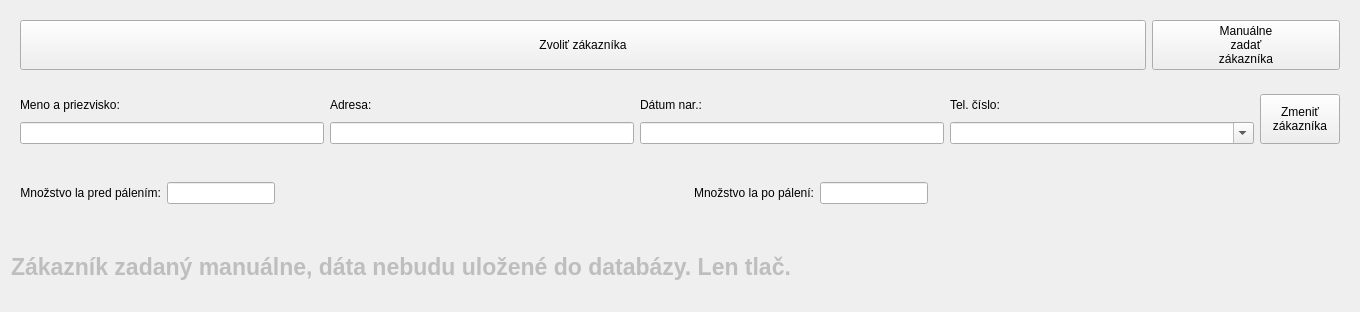
<?xml version="1.0" encoding="UTF-8"?>
<ui version="4.0">
 <class>CustomerHandler</class>
 <widget class="QWidget" name="CustomerHandler">
  <property name="geometry">
   <rect>
    <x>0</x>
    <y>0</y>
    <width>1360</width>
    <height>312</height>
   </rect>
  </property>
  <property name="sizePolicy">
   <sizepolicy hsizetype="Preferred" vsizetype="Preferred">
    <horstretch>0</horstretch>
    <verstretch>0</verstretch>
   </sizepolicy>
  </property>
  <property name="windowTitle">
   <string>Form</string>
  </property>
  <layout class="QVBoxLayout" name="verticalLayout">
   <item>
    <widget class="QWidget" name="select_buttons" native="true">
     <layout class="QHBoxLayout" name="horizontalLayout_2" stretch="6,1">
      <item>
       <widget class="QPushButton" name="button_customer_select">
        <property name="sizePolicy">
         <sizepolicy hsizetype="Preferred" vsizetype="Preferred">
          <horstretch>0</horstretch>
          <verstretch>0</verstretch>
         </sizepolicy>
        </property>
        <property name="text">
         <string>Zvoliť zákazníka</string>
        </property>
       </widget>
      </item>
      <item>
       <widget class="QPushButton" name="button_customer_manual">
        <property name="enabled">
         <bool>true</bool>
        </property>
        <property name="sizePolicy">
         <sizepolicy hsizetype="Preferred" vsizetype="Preferred">
          <horstretch>0</horstretch>
          <verstretch>0</verstretch>
         </sizepolicy>
        </property>
        <property name="text">
         <string>Manuálne 
zadať 
zákazníka</string>
        </property>
        <property name="checkable">
         <bool>false</bool>
        </property>
       </widget>
      </item>
     </layout>
    </widget>
   </item>
   <item>
    <widget class="QWidget" name="customerPreview" native="true">
     <layout class="QHBoxLayout" name="horizontalLayout">
      <item>
       <layout class="QVBoxLayout" name="vertical_name">
        <item>
         <widget class="QLabel" name="label_name">
          <property name="text">
           <string>Meno a priezvisko:</string>
          </property>
         </widget>
        </item>
        <item>
         <widget class="QLineEdit" name="le_name"/>
        </item>
       </layout>
      </item>
      <item>
       <layout class="QVBoxLayout" name="vertical_address">
        <item>
         <widget class="QLabel" name="label_address">
          <property name="text">
           <string>Adresa:</string>
          </property>
         </widget>
        </item>
        <item>
         <widget class="QLineEdit" name="le_address"/>
        </item>
       </layout>
      </item>
      <item>
       <layout class="QVBoxLayout" name="vertical_birthday">
        <item>
         <widget class="QLabel" name="label_birthday">
          <property name="text">
           <string>Dátum nar.:</string>
          </property>
         </widget>
        </item>
        <item>
         <widget class="QLineEdit" name="le_birthday"/>
        </item>
       </layout>
      </item>
      <item>
       <layout class="QVBoxLayout" name="vertical_phone_number">
        <item>
         <widget class="QLabel" name="label_phone_number">
          <property name="text">
           <string>Tel. číslo:</string>
          </property>
         </widget>
        </item>
        <item>
         <widget class="QComboBox" name="cb_phone_number">
          <property name="sizePolicy">
           <sizepolicy hsizetype="Expanding" vsizetype="Preferred">
            <horstretch>0</horstretch>
            <verstretch>0</verstretch>
           </sizepolicy>
          </property>
          <property name="editable">
           <bool>true</bool>
          </property>
          <property name="duplicatesEnabled">
           <bool>false</bool>
          </property>
         </widget>
        </item>
       </layout>
      </item>
      <item>
       <widget class="QPushButton" name="pushButton">
        <property name="sizePolicy">
         <sizepolicy hsizetype="Preferred" vsizetype="Preferred">
          <horstretch>0</horstretch>
          <verstretch>0</verstretch>
         </sizepolicy>
        </property>
        <property name="text">
         <string>Zmeniť
zákazníka</string>
        </property>
       </widget>
      </item>
     </layout>
    </widget>
   </item>
   <item>
    <widget class="QWidget" name="la_preview" native="true">
     <layout class="QHBoxLayout" name="horizontalLayout_3">
      <item>
       <widget class="QLabel" name="label_la_before">
        <property name="sizePolicy">
         <sizepolicy hsizetype="Preferred" vsizetype="Minimum">
          <horstretch>0</horstretch>
          <verstretch>0</verstretch>
         </sizepolicy>
        </property>
        <property name="text">
         <string>Množstvo la pred pálením:</string>
        </property>
        <property name="alignment">
         <set>Qt::AlignmentFlag::AlignRight|Qt::AlignmentFlag::AlignTrailing|Qt::AlignmentFlag::AlignVCenter</set>
        </property>
       </widget>
      </item>
      <item>
       <widget class="QLineEdit" name="le_la_before">
        <property name="sizePolicy">
         <sizepolicy hsizetype="Preferred" vsizetype="Fixed">
          <horstretch>0</horstretch>
          <verstretch>0</verstretch>
         </sizepolicy>
        </property>
        <property name="readOnly">
         <bool>true</bool>
        </property>
       </widget>
      </item>
      <item>
       <spacer name="horizontalSpacer">
        <property name="orientation">
         <enum>Qt::Orientation::Horizontal</enum>
        </property>
        <property name="sizeHint" stdset="0">
         <size>
          <width>40</width>
          <height>20</height>
         </size>
        </property>
       </spacer>
      </item>
      <item>
       <widget class="QLabel" name="label_la_after">
        <property name="sizePolicy">
         <sizepolicy hsizetype="Preferred" vsizetype="Preferred">
          <horstretch>0</horstretch>
          <verstretch>0</verstretch>
         </sizepolicy>
        </property>
        <property name="text">
         <string>Množstvo la po pálení:</string>
        </property>
        <property name="alignment">
         <set>Qt::AlignmentFlag::AlignRight|Qt::AlignmentFlag::AlignTrailing|Qt::AlignmentFlag::AlignVCenter</set>
        </property>
       </widget>
      </item>
      <item>
       <widget class="QLineEdit" name="le_la_after">
        <property name="sizePolicy">
         <sizepolicy hsizetype="Preferred" vsizetype="Fixed">
          <horstretch>0</horstretch>
          <verstretch>0</verstretch>
         </sizepolicy>
        </property>
        <property name="readOnly">
         <bool>true</bool>
        </property>
       </widget>
      </item>
      <item>
       <spacer name="horizontalSpacer_2">
        <property name="orientation">
         <enum>Qt::Orientation::Horizontal</enum>
        </property>
        <property name="sizeHint" stdset="0">
         <size>
          <width>40</width>
          <height>20</height>
         </size>
        </property>
       </spacer>
      </item>
     </layout>
    </widget>
   </item>
   <item>
    <widget class="QLabel" name="label_manual_customer">
     <property name="enabled">
      <bool>false</bool>
     </property>
     <property name="sizePolicy">
      <sizepolicy hsizetype="Preferred" vsizetype="Minimum">
       <horstretch>0</horstretch>
       <verstretch>0</verstretch>
      </sizepolicy>
     </property>
     <property name="font">
      <font>
       <pointsize>17</pointsize>
       <bold>true</bold>
      </font>
     </property>
     <property name="text">
      <string>Zákazník zadaný manuálne, dáta nebudu uložené do databázy. Len tlač.</string>
     </property>
    </widget>
   </item>
  </layout>
 </widget>
 <resources/>
 <connections>
  <connection>
   <sender>pushButton</sender>
   <signal>clicked()</signal>
   <receiver>CustomerHandler</receiver>
   <slot>change_customer()</slot>
   <hints>
    <hint type="sourcelabel">
     <x>601</x>
     <y>97</y>
    </hint>
    <hint type="destinationlabel">
     <x>633</x>
     <y>155</y>
    </hint>
   </hints>
  </connection>
  <connection>
   <sender>button_customer_select</sender>
   <signal>clicked()</signal>
   <receiver>CustomerHandler</receiver>
   <slot>select_customer()</slot>
   <hints>
    <hint type="sourcelabel">
     <x>508</x>
     <y>55</y>
    </hint>
    <hint type="destinationlabel">
     <x>468</x>
     <y>212</y>
    </hint>
   </hints>
  </connection>
  <connection>
   <sender>button_customer_manual</sender>
   <signal>clicked()</signal>
   <receiver>CustomerHandler</receiver>
   <slot>manual_customer()</slot>
   <hints>
    <hint type="sourcelabel">
     <x>573</x>
     <y>53</y>
    </hint>
    <hint type="destinationlabel">
     <x>531</x>
     <y>207</y>
    </hint>
   </hints>
  </connection>
 </connections>
 <slots>
  <slot>select_customer()</slot>
  <slot>manual_customer()</slot>
  <slot>change_customer()</slot>
 </slots>
</ui>
